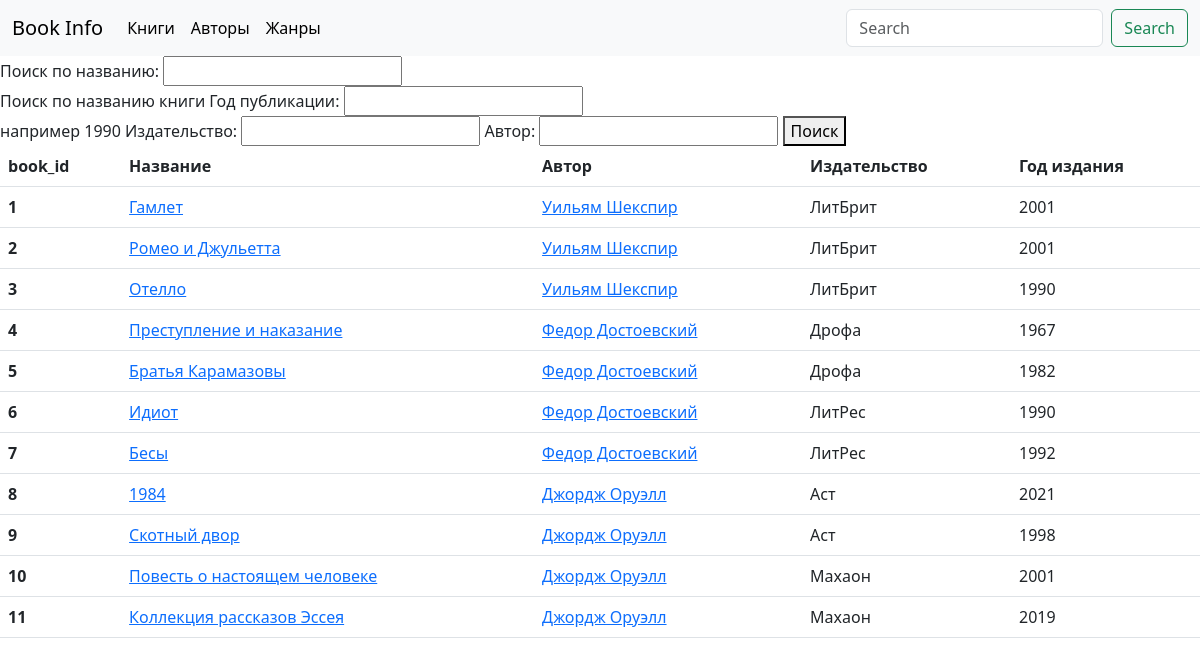
The page /search_book/ on the database its author committed.
### book/models.py (models this page shows)
class Book(models.Model):
    book_id = models.AutoField(primary_key=True)
    title = models.CharField('Название', max_length=255)
    slug = models.SlugField(max_length=255, unique=True)
    author_id = models.ForeignKey(Author, on_delete=models.CASCADE, related_name='author_book')
    genre_id = models.ManyToManyField(Genre, related_name='genre_book')
    publishing_house = models.CharField('Издательство', max_length=255)
    year_publishing = models.IntegerField('Год издания', blank=True, null=True)
    reader = models.ForeignKey(User, on_delete=models.CASCADE, related_name='reader_book', blank=True, null=True)
    def __str__(self):
        return self.title

class Author(models.Model):
    author_id = models.AutoField(primary_key=True)
    name = models.CharField('Имя', max_length=255)
    surname = models.CharField('Фамилия', max_length=255)
    date_birth = models.DateField('Дата рождения', blank=True, null=True)
    slug = models.SlugField(max_length=255, unique=True, null=False, blank=False)
    def __str__(self):
        return (self.name + ' ' + self.surname)

### book/views.py (the view, shortened to what this page needs)
# urls.py: path('search_book/', views.SearchBook.as_view(), name='search_book'),
class SearchBook(TitleMixin, ListView):
    model = models.Book
    template_name = 'book/search_book.html'
    title = 'Список книг'
    def get_queryset(self):
        title = self.request.GET.get('title')
        year_publishing = self.request.GET.get('year_publishing')
        publishing_house = self.request.GET.get('publishing_house')
        author = self.request.GET.get('author')
        qs = models.Book.objects.all()
        filter_q = Q()
        return qs.filter(filter_q)
    def get_context_data(self, **kwargs):
        context = super().get_context_data(**kwargs)
        context['form'] = forms.BookSearch(self.request.GET or None)
        print(context)
        return context

### book/forms.py (shortened to what this page needs)
class BookSearch(forms.Form):
    title = forms.CharField(label='Поиск по названию', required=False, help_text='Поиск по названию книги')
    year_publishing = forms.IntegerField(label='Год публикации', min_value= 0, required=False,  help_text='например 1990')
    publishing_house = forms.CharField(label='Издательство', required=False)
    author = forms.CharField(label='Автор', required=False)

### book/views.py (called while the page is built)
    def get_title(self):
        return self.title

    def get_context_data(self, **kwargs):
        context = super().get_context_data(**kwargs)
        context['title'] = self.get_title()
        return context

### book/templates/book/search_book.html (shortened to what this page needs)
{% extends 'book/base.html'%}
{% block content %}
    <form method="GET">
    {{ form }}
    <button type="submit">Поиск</button>
  </form>
<table class="table">
  <thead>
    <tr>
      <th scope="col">book_id</th>
      <th scope="col">Название</th>
      <th scope="col">Автор</th>
      <th scope="col">Издательство</th>
      <th scope="col">Год издания</th>
    </tr>
  </thead>
  <tbody>
        {% for book in book_list %}
    <tr>
      <th scope="row">{{ book.book_id }}</th>
      <td><a href="{% url 'book:book' slug=book.slug %}">{{book.title}}</a></td>
      <td><a href="{% url 'book:author' slug=book.author_id.slug %}">{{book.author_id}}</a></td>
      <td>{{book.publishing_house}}</td>
      <td>{{book.year_publishing}}</td>
    </tr>
  {% endfor %}
  </tbody>
</table>
  </body>
{% endblock %}

### rows shown on the page
Book: book_id "1", title "Гамлет", author_id "Уильям Шекспир", publishing_house "ЛитБрит", year_publishing "2001"
Book: book_id "2", title "Ромео и Джульетта", author_id "Уильям Шекспир", publishing_house "ЛитБрит", year_publishing "2001"
Book: book_id "3", title "Отелло", author_id "Уильям Шекспир", publishing_house "ЛитБрит", year_publishing "1990"
Book: book_id "4", title "Преступление и наказание", author_id "Федор Достоевский", publishing_house "Дрофа", year_publishing "1967"
Book: book_id "5", title "Братья Карамазовы", author_id "Федор Достоевский", publishing_house "Дрофа", year_publishing "1982"
Book: book_id "6", title "Идиот", author_id "Федор Достоевский", publishing_house "ЛитРес", year_publishing "1990"
Book: book_id "7", title "Бесы", author_id "Федор Достоевский", publishing_house "ЛитРес", year_publishing "1992"
Book: book_id "8", title "1984", author_id "Джордж Оруэлл", publishing_house "Аст", year_publishing "2021"
Book: book_id "9", title "Скотный двор", author_id "Джордж Оруэлл", publishing_house "Аст", year_publishing "1998"
Book: book_id "10", title "Повесть о настоящем человеке", author_id "Джордж Оруэлл", publishing_house "Махаон", year_publishing "2001"
Book: book_id "11", title "Коллекция рассказов Эссея", author_id "Джордж Оруэлл", publishing_house "Махаон", year_publishing "2019"
